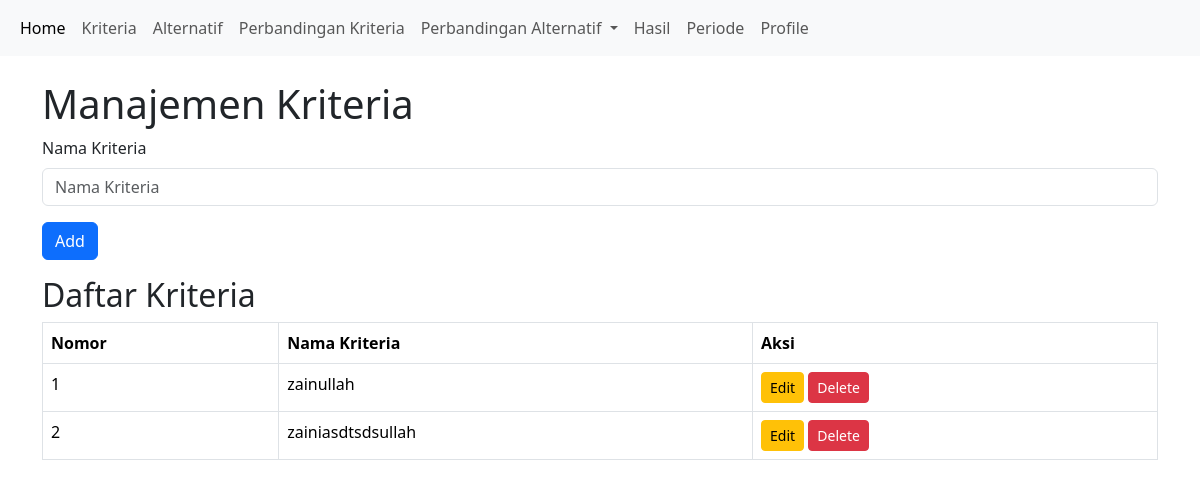
Before: /kriteria/kriteria.php with the older database file.
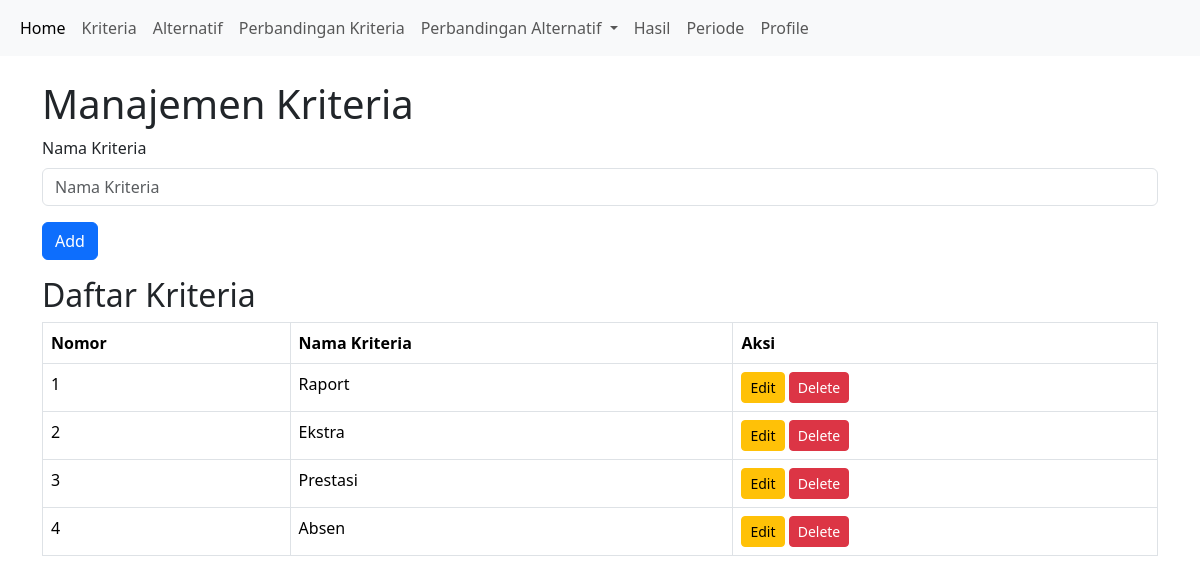
After: the same page with the newer database file.
### tables this page shows
CREATE TABLE `kriteria` (
  `id_kriteria` int(11) NOT NULL,
  `nama_kriteria` varchar(255) NOT NULL
);

### kriteria/kriteria.php (the view, shortened to what this page needs)
<?php
include '../config.php';
?>
<!DOCTYPE html>
<html lang="en">
<head>
    <link href="https://cdn.jsdelivr.net/npm/bootstrap@5.3.3/dist/css/bootstrap.min.css" rel="stylesheet">
</head>
<body>
    <?php include '../navbar.php'; ?>
    <div class="container mt-4">
        <h1>Manajemen Kriteria</h1>
        <form action="" method="POST" class="mb-3">
            <div class="mb-3">
                <label for="nama_kriteria" class="form-label">Nama Kriteria</label>
                <input type="text" class="form-control" id="nama_kriteria" name="nama_kriteria" placeholder="Nama Kriteria" required>
            </div>
            <button type="submit" name="add_kriteria" class="btn btn-primary">Add</button>
        </form>
        <h2>Daftar Kriteria</h2>
        <table class="table table-bordered">
            <thead>
                <tr>
                    <th>Nomor</th>
                    <th>Nama Kriteria</th>
                    <th>Aksi</th>
                </tr>
            </thead>
            <tbody>
                <?php
                $sql = "SELECT * FROM kriteria";
                $result = $conn->query($sql);
                $no = 1;
                while ($row = $result->fetch_assoc()) {
                    echo "<tr>";
                    echo "<td>" . $no++ . "</td>";
                    echo "<td>" . $row['nama_kriteria'] . "</td>";
                    echo "<td>
        <a href='kriteria.php?edit=" . $row['id_kriteria'] . "' class='btn btn-warning btn-sm'>Edit</a>
        <a href='kriteria.php?delete=" . $row['id_kriteria'] . "' class='btn btn-danger btn-sm' onclick=\"return confirm('Anda yakin ingin menghapus kriteria ini?')\">Delete</a>
        </td>";
                    echo "</tr>";
                }
                ?>
            </tbody>
        </table>
    </div>
</body>
</html>

Changed rows visible on the page:
removed kriteria: nama_kriteria "zainullah"
removed kriteria: nama_kriteria "zainiasdtsdsullah"
added kriteria: nama_kriteria "Raport"
added kriteria: nama_kriteria "Ekstra"
added kriteria: nama_kriteria "Prestasi"
added kriteria: nama_kriteria "Absen"
